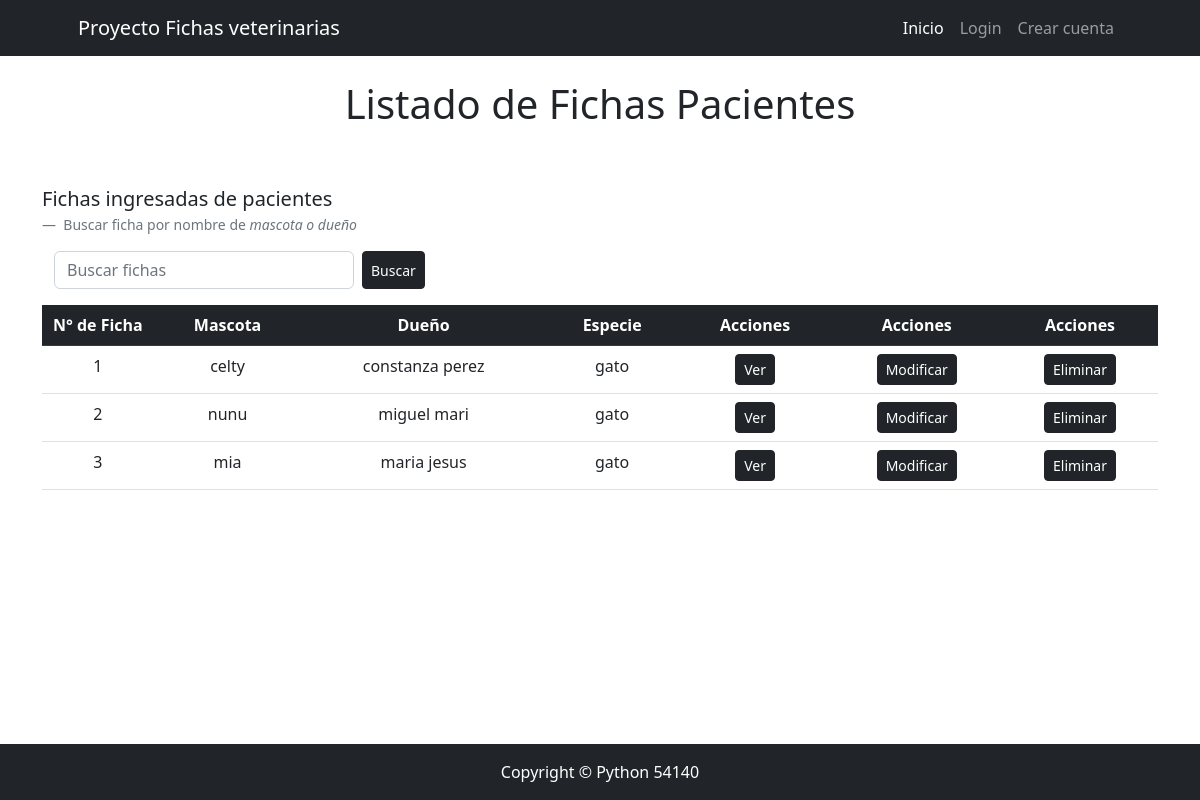
The app's page /tienda/lista/list with its own data.
### tienda/models.py (models this page shows, shortened)
class Ficha(models.Model):
    numero_ficha = models.PositiveIntegerField(unique=True)
    mascota = models.ForeignKey(Mascota, on_delete=models.SET_NULL, null=True, blank=True)
    dueño = models.ForeignKey(Dueño, on_delete=models.SET_NULL, null=True, blank=True)
    especie = models.ForeignKey(Especie, on_delete=models.SET_NULL, null=True, blank=True)
    consulta = models.ForeignKey(Consulta, on_delete=models.SET_NULL, null=True, blank=True)

class Mascota(models.Model):
    nombre = models.CharField(max_length=255)
    edad = models.PositiveIntegerField(null=True, blank=True)
    sexo = models.CharField(max_length=10, null=True, blank=True)
    raza = models.CharField(max_length=255, null=True, blank=True)
    def __str__(self) -> str:
        return self.nombre

class Dueño(models.Model):
    nombre = models.CharField(max_length=255)
    def __str__(self) -> str:
        return self.nombre

class Especie(models.Model):
    nombre = models.CharField(max_length=255)
    def __str__(self) -> str:
        return self.nombre

### tienda/views.py (the view)
# urls.py: path("lista/list", FichaListView.as_view(), name="lista"),
class FichaListView(ListView):
    model = Ficha
    def get_queryset(self) -> QuerySet[Any]:
        queryset = super().get_queryset()
        busqueda = self.request.GET.get("busqueda")
        if busqueda:
            queryset = Ficha.objects.filter(
                Q(dueño__nombre__icontains=busqueda) | Q(mascota__nombre__icontains=busqueda)
            )
        return queryset

### tienda/templates/tienda/ficha_list.html
{% extends 'core/base.html' %}
{% block bode_title %}
Listado de Fichas Pacientes
{% endblock bode_title %}
{% block content %}
<figure>
  <blockquote class="blockquote">
    <p>Fichas ingresadas de pacientes</p>
  </blockquote>
  <figcaption class="blockquote-footer">
    Buscar ficha por nombre de <cite title="Source Title">mascota o dueño</cite>
  </figcaption>
</figure>
<div class="container row">
    <form method="get" action="" class="form-inline mb-3 d-flex">
        <input type="text" name="busqueda" class="form-control mr-2" style="width: 300px;" placeholder="Buscar fichas" value="{{ request.GET.busqueda }}">
        <button class="ms-2 btn btn-dark btn-sm text-white" type="submit">Buscar</button>
    </form>
</div>
{% if object_list %}
    <table class="table table-responsive text-center">
        <thead class="thead-dark">
            <tr class="table table-dark">
                <th scope="col" class="columna-ficha" >N° de Ficha</th>
                <th scope="col">Mascota</th>
                <th scope="col">Dueño</th>
                <th scope="col">Especie</th>
                <th scope="col">Acciones</th>
                <th scope="col">Acciones</th>
                <th scope="col">Acciones</th>
            </tr>
        </thead>
        <tbody>
            {% for ficha in object_list %}
            <tr>
                <td>{{ ficha.numero_ficha }}</td>
                <td>{{ ficha.mascota }}</td>
                <td>{{ ficha.dueño }}</td>
                <td>{{ ficha.especie }}</td>
                <td><a href="{% url 'tienda:detalle' pk=ficha.pk %}" class="btn btn-dark btn-sm text-white">Ver</a></td>
                <td><a href="{% url 'tienda:modificacion' pk=ficha.pk %}" class="btn btn-dark btn-sm text-white">Modificar</a></td>
                <td><a href="{% url 'tienda:eliminar' pk=ficha.pk %}" class="btn btn-dark btn-sm text-white">Eliminar</a></td>
            </tr>
            {% endfor %}
        </tbody>
    </table>
{% else %}
    <p>No se encontraron fichas que coincidan con la búsqueda.</p>
{% endif %}
{% endblock content %}

### core/static/core/css/main.css (style rules this page uses)
.columna-ficha { width: 10%; }

### records on screen
Ficha: numero_ficha "1", mascota "celty", dueño "constanza perez", especie "gato"
Ficha: numero_ficha "2", mascota "nunu", dueño "miguel mari", especie "gato"
Ficha: numero_ficha "3", mascota "mia", dueño "maria jesus", especie "gato"
